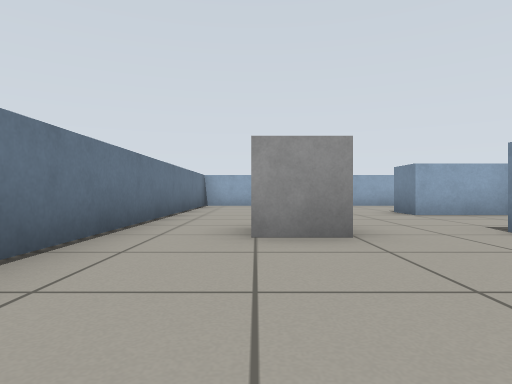
view 1 (above)

20 first-person views from a walk through a world built for the Gazebo simulator. The camera is 0.45 m above the floor, looks level and sees 75° across. The floor is counted in squares, 1 m on a side. Each view is taken from the middle of a square. On the plan, view 1 faces up. The plan holds only what a view shows up to about 9 squares ahead; the rest is blank.

view 2
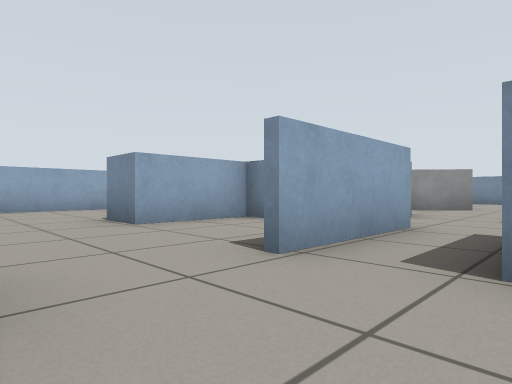

view 3
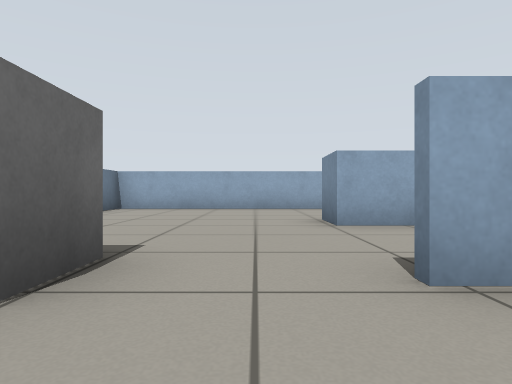

view 4
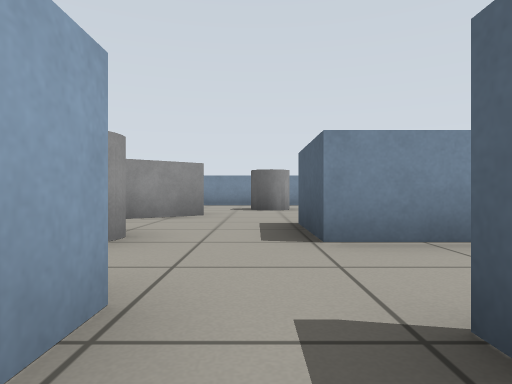

view 5
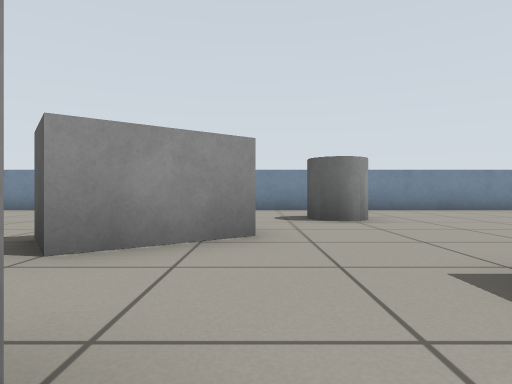

view 6
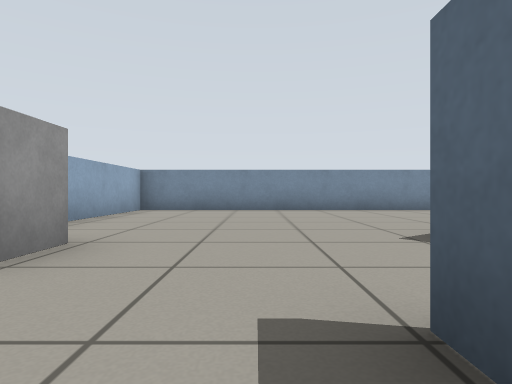

view 7
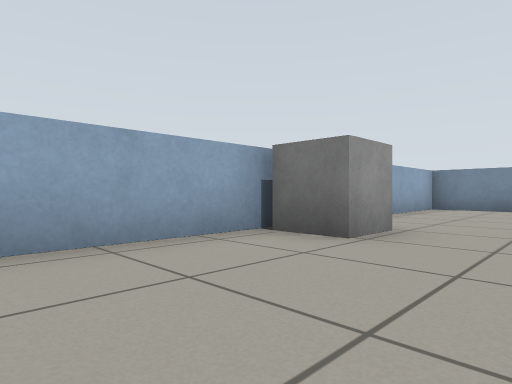

view 8
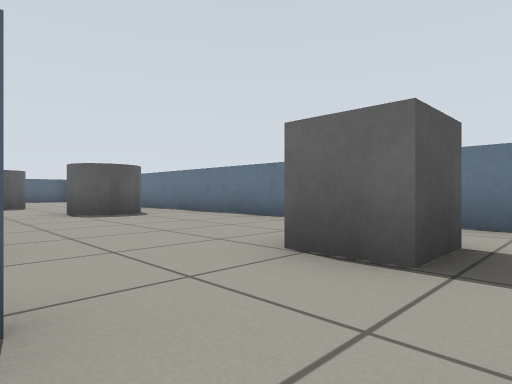

view 9
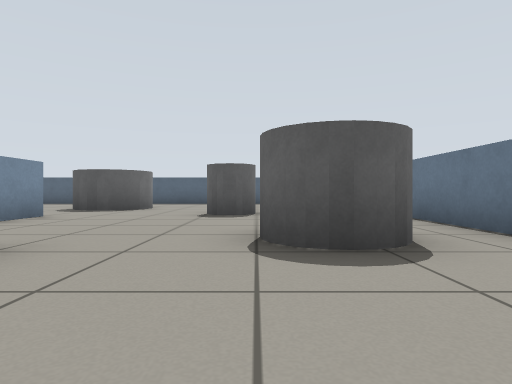

view 10
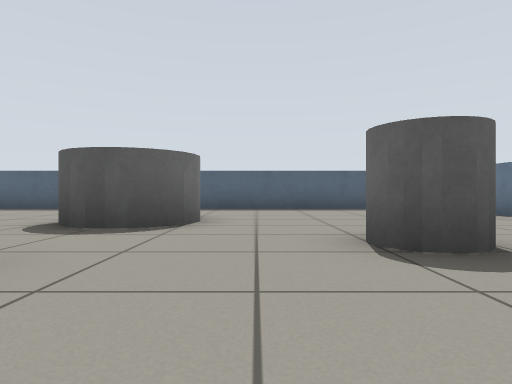

view 11
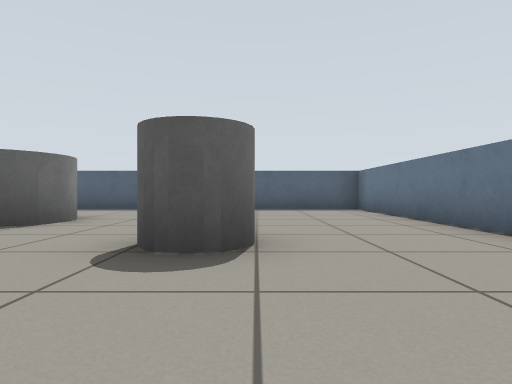

view 12
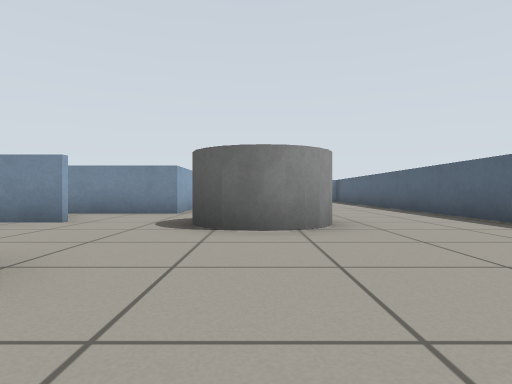

view 13
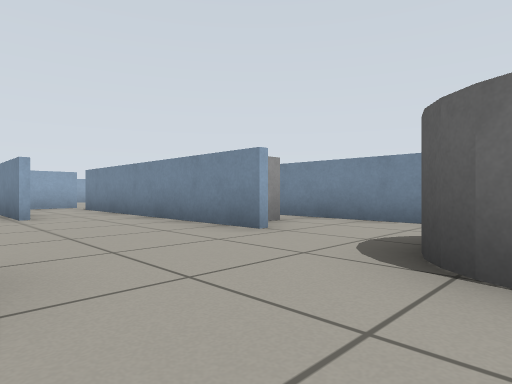

view 14
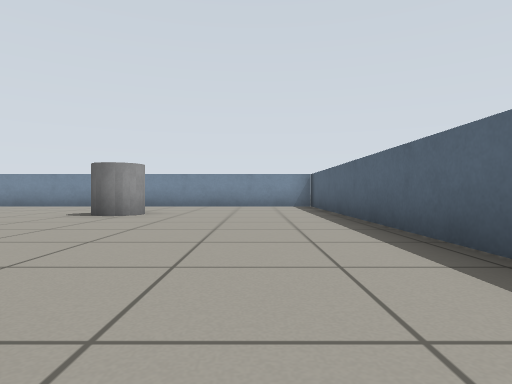

view 15
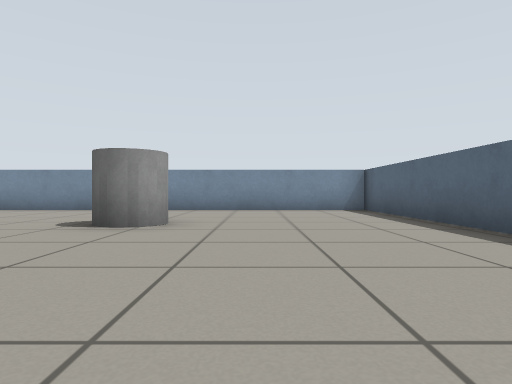

view 16
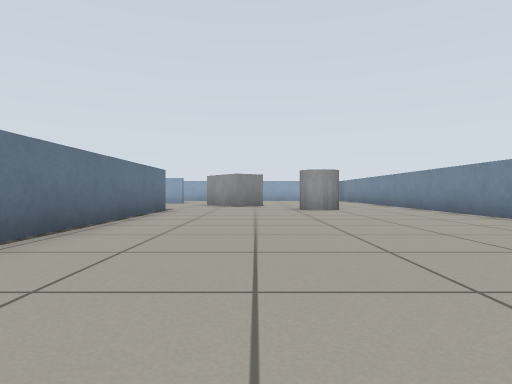

view 17
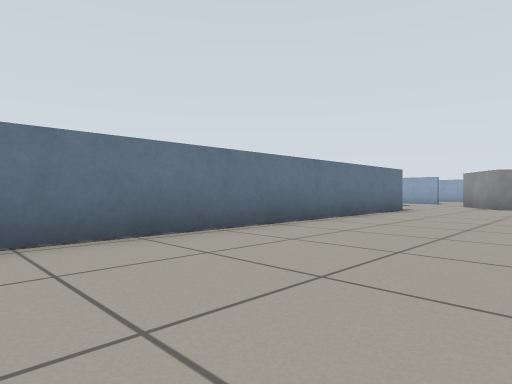

view 18
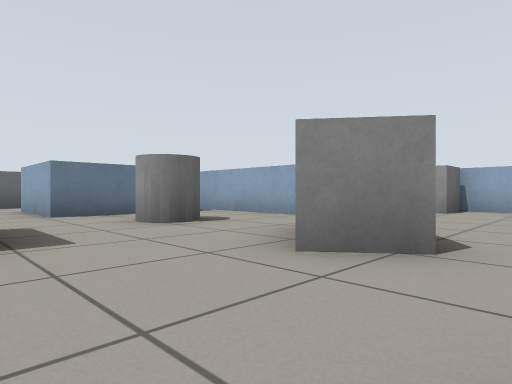

view 19
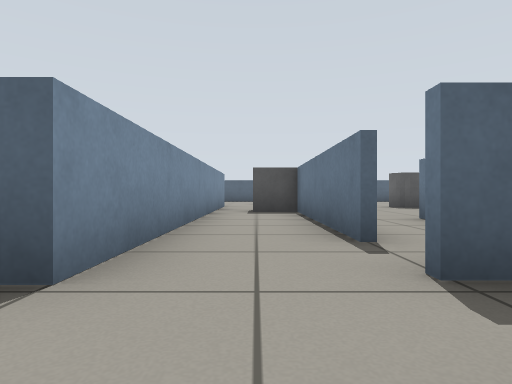

view 20
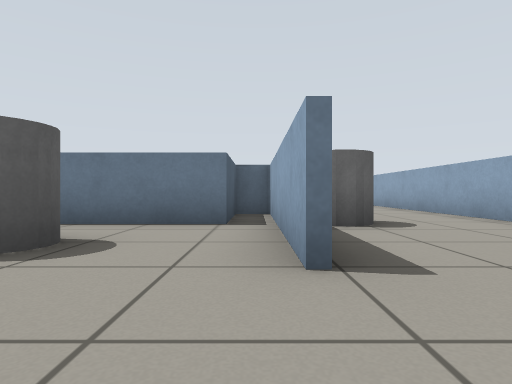

### Floor plan
Key: @ floor where view 1 was taken; # wall or solid block; x gap in a wall; . floor; B grey box; C grey cylinder.
Columns run from 2 left of view 1 to 16 right of it. Each row starts with its distance up from view 1.
 11 ###################
 10 #..........BB.....#
  9 #.................#
  8 #......C..........#
  7 #.....#####.......#
  6 #......#....B.....#
  5 #......#.C..BB....#
  4 #.BB.###.....B....#
  3 #.............CC..#
  2 #....###.##....C..#
  1 #....#.x.##.......#
  0 #.@..#.#.##.......#
 -1 #....#.#.##.......#
 -2 #.CC...#.##.......#
 -3 #.C....#.##.......#
 -4 #......#B##.......#
 -5 #......#.##.......#
 -6 #..CC....##.....  #
 -7 #......C.....CC...#
 -8 #.....C C.........#
 -9 #......C..........#
-10 #.................#
-11 #.................#
-12 ###################

Where each view was taken, in squares from view 1:
view 1: 0 up, 0 right, facing up
view 2: 2 up, 1 right, facing up-right
view 3: 2 up, 2 right, facing up
view 4: 3 up, 4 right, facing right
view 5: 4 up, 7 right, facing right
view 6: 8 up, 7 right, facing right
view 7: 8 up, 6 right, facing up-right
view 8: 5 up, 3 right, facing down-left
view 9: 1 up, 1 right, facing down
view 10: 3 down, 3 right, facing down
view 11: 3 down, 1 right, facing down
view 12: 8 down, 0 right, facing right
view 13: 8 down, 2 right, facing up-right
view 14: 10 down, 5 right, facing right
view 15: 9 down, 7 right, facing right
view 16: 6 down, 11 right, facing up
view 17: 6 down, 12 right, facing up-left
view 18: 2 up, 12 right, facing up-left
view 19: 4 up, 6 right, facing down
view 20: 7 up, 10 right, facing left
